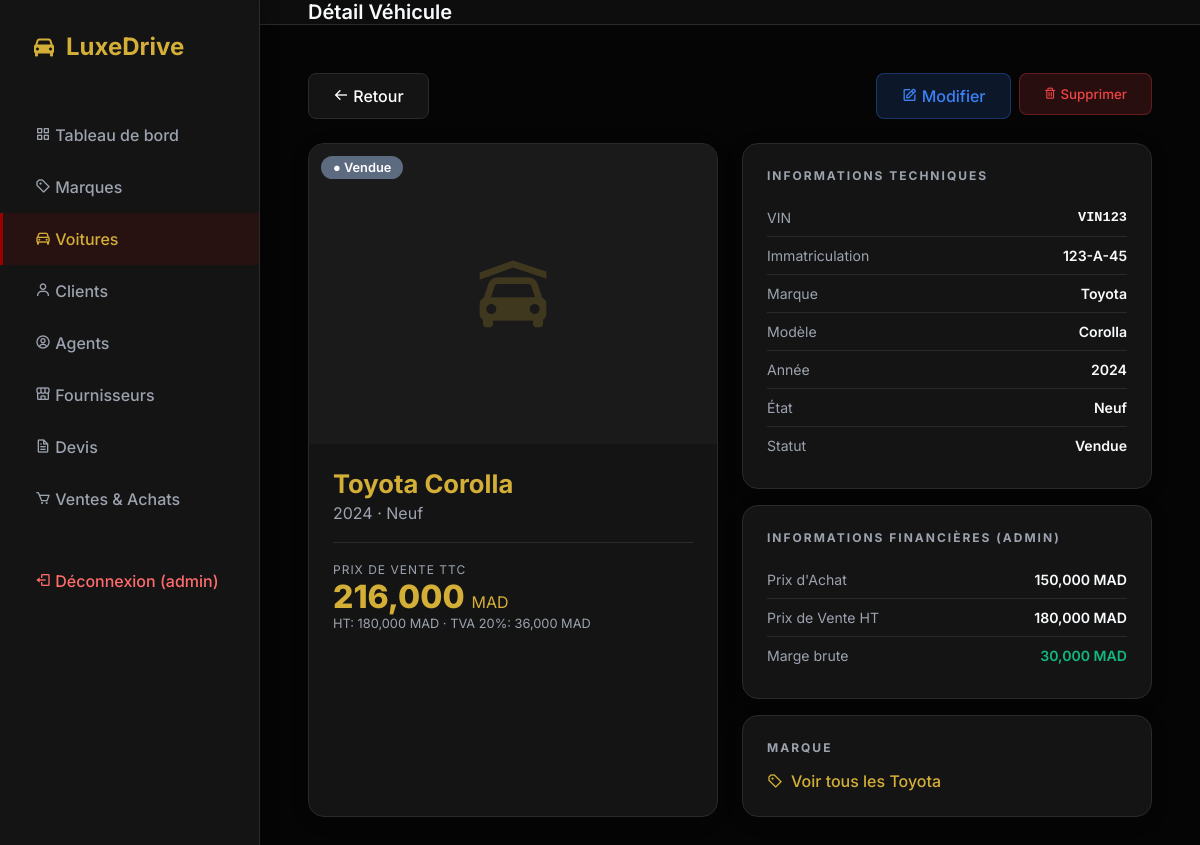
The app's page /voitures/VIN123 (signed in) with its own data.
### tables this page shows
CREATE TABLE user (
    id_user INTEGER PRIMARY KEY AUTOINCREMENT,
    username TEXT UNIQUE NOT NULL,
    password TEXT NOT NULL,
    role TEXT CHECK( role IN ('admin', 'user') ) NOT NULL,
    id_client INTEGER,
    FOREIGN KEY (id_client) REFERENCES client(id_client)
);

CREATE TABLE marque (
    id_marque INTEGER PRIMARY KEY AUTOINCREMENT,
    nom_marque TEXT NOT NULL
);

CREATE TABLE modele (
    id_modele INTEGER PRIMARY KEY AUTOINCREMENT,
    nom_modele TEXT,
    id_marque INTEGER,
    FOREIGN KEY (id_marque) REFERENCES marque(id_marque)
);

CREATE TABLE voiture (
    vin TEXT PRIMARY KEY,
    id_modele INTEGER,
    type TEXT CHECK( type IN ('neuf', 'occasion') ),
    immatriculation TEXT,
    annee INTEGER,
    prix_achat REAL,
    prix_vente REAL,
    statut TEXT CHECK( statut IN ('en_stock', 'reservee', 'vendue') ),
    FOREIGN KEY (id_modele) REFERENCES modele(id_modele)
);

### app.py (the view)
@app.route('/voitures/<vin>')
@login_required
def voiture_detail(vin):
    db = get_db()
    cur = db.cursor()
    try:
        cur.execute('''SELECT v.*, m.nom_modele, mq.nom_marque, mq.id_marque, m.image_url
                       FROM voiture v JOIN modele m ON v.id_modele=m.id_modele
                       JOIN marque mq ON m.id_marque=mq.id_marque WHERE v.vin=?''', (vin,))
    except Exception:
        cur.execute('''SELECT v.*, m.nom_modele, mq.nom_marque, mq.id_marque, NULL as image_url
                       FROM voiture v JOIN modele m ON v.id_modele=m.id_modele
                       JOIN marque mq ON m.id_marque=mq.id_marque WHERE v.vin=?''', (vin,))
    voiture = cur.fetchone()
    if not voiture:
        return redirect(url_for('voitures'))
    return render_template('voiture_detail.html', voiture=voiture)

### app.py (called while the page is built)
def get_db():
    db = getattr(g, '_database', None)
    if db is None:
        db = g._database = sqlite3.connect(DATABASE)
        db.row_factory = sqlite3.Row
    return db

@app.teardown_appcontext
def close_connection(exception):
    db = getattr(g, '_database', None)
    if db is not None:
        db.close()

@app.before_request
def load_logged_in_user():
    user_id = session.get('user_id')
    if user_id is None:
        g.user = None
    else:
        db = get_db()
        cur = db.cursor()
        cur.execute('SELECT * FROM user WHERE id_user = ?', (user_id,))
        g.user = cur.fetchone()

def login_required(f):
    @wraps(f)
    def decorated_function(*args, **kwargs):
        if 'user_id' not in session:
            return redirect(url_for('login'))
        return f(*args, **kwargs)
    return decorated_function

### templates/voiture_detail.html (shortened to what this page needs)
{% extends 'base.html' %}
{% block page_title %}Détail Véhicule{% endblock %}
{% block content %}
<div class="header-actions" style="margin-bottom:1.5rem;">
    <a href="{{ url_for('voitures') }}" class="btn" style="background:var(--sidebar-bg);border:1px solid var(--border-color);">
        <i class='bx bx-arrow-back'></i> Retour
    </a>
    {% if g.user and g.user.role == 'admin' %}
    <div style="display:flex;gap:8px;">
        <a href="{{ url_for('voiture_edit', vin=voiture.vin) }}" class="btn" style="background:rgba(59,130,246,0.15);color:#3b82f6;border:1px solid rgba(59,130,246,0.3);">
            <i class='bx bx-edit'></i> Modifier
        </a>
        <form action="{{ url_for('voiture_delete', vin=voiture.vin) }}" method="POST" style="margin:0;"
              onsubmit="return confirm('Supprimer ce véhicule ? Cette action est irréversible.');">
            <button type="submit" class="btn" style="background:rgba(239,68,68,0.15);color:var(--danger);border:1px solid rgba(239,68,68,0.3);">
                <i class='bx bx-trash'></i> Supprimer
            </button>
        </form>
    </div>
    {% endif %}
</div>
<div style="display:grid;grid-template-columns:1fr 1fr;gap:1.5rem;">
    <div class="table-container" style="padding:0;overflow:hidden;">
        <div style="width:100%;height:300px;background:#1a1a1a;overflow:hidden;position:relative;">
            {% if voiture.image_url %}
            <img src="{{ voiture.image_url }}" alt="{{ voiture.nom_marque }} {{ voiture.nom_modele }}"
                 style="width:100%;height:100%;object-fit:cover;"
                 onerror="this.style.display='none';this.nextElementSibling.style.display='flex';">
            <div style="display:none;width:100%;height:100%;align-items:center;justify-content:center;font-size:5rem;color:var(--accent-gold);opacity:0.2;">
                <i class='bx bxs-car-garage'></i>
            </div>
            {% else %}
            <div style="display:flex;width:100%;height:100%;align-items:center;justify-content:center;font-size:5rem;color:var(--accent-gold);opacity:0.2;">
                <i class='bx bxs-car-garage'></i>
            </div>
            {% endif %}
            <div style="position:absolute;top:12px;left:12px;">
                {% if voiture.statut == 'en_stock' %}
                <span style="background:rgba(16,185,129,0.9);color:#fff;padding:4px 12px;border-radius:20px;font-size:0.8rem;font-weight:600;">● En Stock</span>
                {% elif voiture.statut == 'reservee' %}
                <span style="background:rgba(245,158,11,0.9);color:#fff;padding:4px 12px;border-radius:20px;font-size:0.8rem;font-weight:600;">● Réservée</span>
                {% else %}
                <span style="background:rgba(100,116,139,0.9);color:#fff;padding:4px 12px;border-radius:20px;font-size:0.8rem;font-weight:600;">● Vendue</span>
                {% endif %}
            </div>
        </div>
        <div style="padding:1.5rem;">
            <h2 style="font-size:1.6rem;font-weight:700;color:var(--accent-gold);margin:0;">{{ voiture.nom_marque }} {{ voiture.nom_modele }}</h2>
            <p style="color:var(--text-muted);margin:4px 0 0;">{{ voiture.annee }} · {{ 'Neuf' if voiture.type == 'neuf' else 'Occasion' }}</p>
            <div style="margin-top:1.2rem;padding-top:1.2rem;border-top:1px solid var(--border-color);">
                <div style="font-size:0.75rem;color:var(--text-muted);text-transform:uppercase;letter-spacing:1px;">Prix de Vente TTC</div>
                <div style="font-size:2rem;font-weight:800;color:var(--accent-gold);">{{ "{:,.0f}".format(voiture.prix_vente * 1.2) }} <span style="font-size:1rem;font-weight:400;">MAD</span></div>
                <div style="font-size:0.8rem;color:var(--text-muted);">HT: {{ "{:,.0f}".format(voiture.prix_vente) }} MAD · TVA 20%: {{ "{:,.0f}".format(voiture.prix_vente * 0.2) }} MAD</div>
            </div>
        </div>
    </div>
    <div style="display:flex;flex-direction:column;gap:1rem;">
        <div class="table-container" style="padding:1.5rem;">
            <h3 style="font-size:0.75rem;text-transform:uppercase;letter-spacing:2px;color:var(--text-muted);margin-bottom:1rem;font-weight:700;">Informations Techniques</h3>
            <div class="detail-list">
                <div class="detail-row"><span class="dl">VIN</span><span class="dv" style="font-family:monospace;font-size:0.85rem;">{{ voiture.vin }}</span></div>
                <div class="detail-row"><span class="dl">Immatriculation</span><span class="dv">{{ voiture.immatriculation }}</span></div>
                <div class="detail-row"><span class="dl">Marque</span><span class="dv">{{ voiture.nom_marque }}</span></div>
                <div class="detail-row"><span class="dl">Modèle</span><span class="dv">{{ voiture.nom_modele }}</span></div>
                <div class="detail-row"><span class="dl">Année</span><span class="dv">{{ voiture.annee }}</span></div>
                <div class="detail-row"><span class="dl">État</span><span class="dv">{{ 'Neuf' if voiture.type == 'neuf' else 'Occasion' }}</span></div>
                <div class="detail-row"><span class="dl">Statut</span><span class="dv">{{ voiture.statut|replace('_',' ')|capitalize }}</span></div>
            </div>
        </div>
        {% if g.user and g.user.role == 'admin' %}
        <div class="table-container" style="padding:1.5rem;">
            <h3 style="font-size:0.75rem;text-transform:uppercase;letter-spacing:2px;color:var(--text-muted);margin-bottom:1rem;font-weight:700;">Informations Financières (Admin)</h3>
            <div class="detail-list">
                <div class="detail-row"><span class="dl">Prix d'Achat</span><span class="dv">{{ "{:,.0f}".format(voiture.prix_achat) }} MAD</span></div>
                <div class="detail-row"><span class="dl">Prix de Vente HT</span><span class="dv">{{ "{:,.0f}".format(voiture.prix_vente) }} MAD</span></div>
                <div class="detail-row"><span class="dl">Marge brute</span>
                    <span class="dv" style="color:{% if voiture.prix_vente > voiture.prix_achat %}var(--success){% else %}var(--danger){% endif %};">
                        {{ "{:,.0f}".format(voiture.prix_vente - voiture.prix_achat) }} MAD
                    </span>
                </div>
            </div>
        </div>
        {% endif %}
        <div class="table-container" style="padding:1.5rem;">
            <h3 style="font-size:0.75rem;text-transform:uppercase;letter-spacing:2px;color:var(--text-muted);margin-bottom:1rem;font-weight:700;">Marque</h3>
            <a href="{{ url_for('marque_detail', id_marque=voiture.id_marque) }}"
               style="display:inline-flex;align-items:center;gap:8px;color:var(--accent-gold);text-decoration:none;font-weight:500;">
                <i class='bx bx-purchase-tag-alt'></i> Voir tous les {{ voiture.nom_marque }}
            </a>
        </div>
    </div>
</div>
{% endblock %}

### templates/base.html (shortened to what this page needs)
<!DOCTYPE html>
<html lang="fr">
<head>
    <link rel="stylesheet" href="{{ url_for('static', filename='style.css') }}">
    <link href="https://unpkg.com/boxicons@2.1.4/css/boxicons.min.css" rel="stylesheet">
</head>
<body>
    <aside class="sidebar">
        <div class="brand">
            <i class='bx bxs-car'></i>
            <span>LuxeDrive</span>
        </div>
        <ul class="nav-links">
            {% if g.user and g.user.role == 'admin' %}
            <li><a href="{{ url_for('dashboard') }}" class="{% if request.endpoint == 'dashboard' %}active{% endif %}"><i class='bx bx-grid-alt'></i> Tableau de bord</a></li>
            {% endif %}
            <li><a href="{{ url_for('marques') }}" class="{% if request.endpoint in ['marques','marque_detail'] %}active{% endif %}"><i class='bx bx-purchase-tag-alt'></i> Marques</a></li>
            {% if g.user and g.user.role == 'admin' %}
            <li><a href="{{ url_for('voitures') }}" class="{% if request.endpoint in ['voitures','voitures_add','voiture_detail','voiture_edit'] %}active{% endif %}"><i class='bx bx-car'></i> Voitures</a></li>
            {% endif %}
            {% if g.user and g.user.role == 'admin' %}
            <li><a href="{{ url_for('clients') }}" class="{% if request.endpoint in ['clients','client_edit'] %}active{% endif %}"><i class='bx bx-user'></i> Clients</a></li>
            <li><a href="{{ url_for('agents') }}" class="{% if request.endpoint in ['agents','agent_edit'] %}active{% endif %}"><i class='bx bx-user-circle'></i> Agents</a></li>
            <li><a href="{{ url_for('fournisseurs') }}" class="{% if request.endpoint in ['fournisseurs','fournisseur_edit'] %}active{% endif %}"><i class='bx bx-store-alt'></i> Fournisseurs</a></li>
            <li><a href="{{ url_for('devis_select') }}" class="{% if request.endpoint in ['devis_select','devis'] %}active{% endif %}"><i class='bx bx-file'></i> Devis</a></li>
            <li><a href="{{ url_for('transactions') }}" class="{% if request.endpoint == 'transactions' %}active{% endif %}"><i class='bx bx-cart'></i> Ventes & Achats</a></li>
            {% endif %}
            <li style="margin-top:30px;">
                <a href="{{ url_for('logout') }}" style="color:#ff6b6b;">
                    <i class='bx bx-log-out'></i> Déconnexion ({{ g.user.username if g.user else '' }})
                </a>
            </li>
        </ul>
    </aside>
    <div class="main-content">
        <header>
            <h1 class="page-title">{% block page_title %}Dashboard{% endblock %}</h1>
        </header>
        <main>
            {% block content %}{% endblock %}
        </main>
    </div>
</body>
</html>

### static/style.css (style rules this page uses)
:root { --primary-color: #990000; --primary-hover: #7a0000; --accent-gold: #D4AF37; --bg-color: #050505; --sidebar-bg: #141414; --card-bg: #141414; --text-main: #f8fafc; --text-muted: #9ca3af; --border-color: #2a2a2a; --success: #10b981; --warning: #f59e0b; --danger: #ef4444; }
* { box-sizing: border-box; margin: 0; padding: 0; font-family: 'Inter', sans-serif; }
body { background-color: var(--bg-color); color: var(--text-main); display: flex; height: 100vh; overflow: hidden; }
.sidebar { width: 260px; background-color: var(--sidebar-bg); border-right: 1px solid var(--border-color); display: flex; flex-direction: column; padding: 2rem 0; box-shadow: 4px 0 15px rgba(0,0,0,0.2); z-index: 10; }
.brand { padding: 0 2rem; font-size: 1.5rem; font-weight: 700; color: var(--accent-gold); margin-bottom: 3rem; display: flex; align-items: center; gap: 10px; }
.nav-links { list-style: none; display: flex; flex-direction: column; }
.nav-links li { width: 100%; }
.nav-links a { display: block; padding: 1rem 2rem; color: var(--text-muted); text-decoration: none; font-weight: 500; transition: all 0.3s ease; border-left: 3px solid transparent; }
.nav-links a:hover, .nav-links a.active { background-color: rgba(153, 0, 0, 0.15); color: var(--accent-gold); border-left: 3px solid var(--primary-color); }
.main-content { flex: 1; display: flex; flex-direction: column; overflow-y: auto; }
header { height: 80px; display: flex; align-items: center; padding: 0 3rem; background: rgba(18, 18, 18, 0.7); backdrop-filter: blur(10px); border-bottom: 1px solid var(--border-color); position: sticky; top: 0; z-index: 5; }
.page-title { font-size: 1.25rem; font-weight: 600; }
main { padding: 3rem; flex: 1; }
.table-container { background-color: var(--card-bg); border-radius: 16px; border: 1px solid var(--border-color); overflow: hidden; box-shadow: 0 4px 20px rgba(0,0,0,0.1); }
.btn { display: inline-block; padding: 0.75rem 1.5rem; background-color: var(--primary-color); color: white; border: none; border-radius: 8px; font-weight: 500; cursor: pointer; transition: all 0.3s ease; text-decoration: none; }
.header-actions { display: flex; justify-content: space-between; align-items: center; margin-bottom: 2rem; }

### templates/voiture_detail.html (style rules this page uses)
.detail-list { display:flex;flex-direction:column;gap:0; }
.detail-row { display:flex;justify-content:space-between;align-items:center;padding:10px 0;border-bottom:1px solid var(--border-color);font-size:0.88rem; }
.detail-row:last-child { border-bottom:none; }
.dl { color:var(--text-muted); }
.dv { font-weight:600;color:var(--text-main); }

### records on screen
user: user "admin"
marque: nom_marque "Toyota"
modele: nom_modele "Corolla"
voiture: annee "2024", type "Neuf", voiture.prix_vente*1.2 "216,000", prix_vente "180,000", voiture.prix_vente*0.2 "36,000", vin "VIN123", immatriculation "123-A-45", statut "Vendue", prix_achat "150,000", voiture.prix_vente-voiture.prix_achat "30,000"
